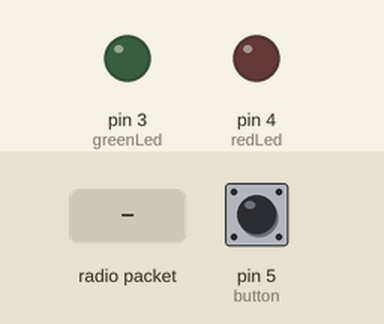
This sketch was run on a simulated Arduino Leonardo, built with avr-gcc and run on an emulated ATmega32U4. Parts: output pins drawn as LEDs (lit = HIGH). The inputs (shaded band) are chosen by the test bench; at power-on: pin 5 (button) LOW. No radio packets arrive unless stated.

Above: at 1.2 s.
1.3 s: pin 5 (button) pulled HIGH for 1 s
At 1.9 s:
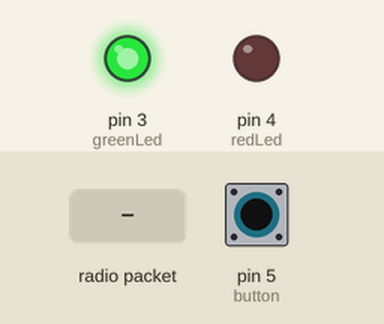
4.3 s: radio packet "1" arrives
At 4.41 s:
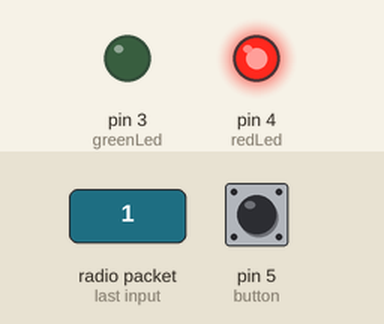
6.0 s: pin 5 (button) pulled HIGH for 3.2 s
At 9.6 s:
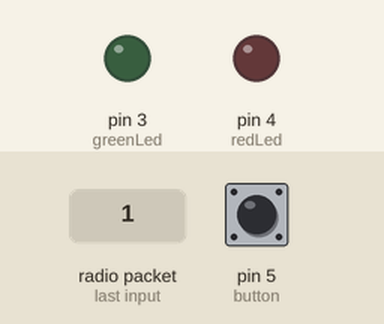
Timing chart, 0 to 11.1 s (numbered marks = the images above; inputs shaded):
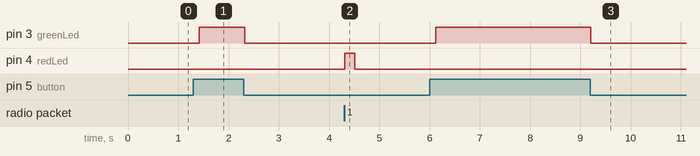

The sketch:

Green_light_for_sending_-_red_for_recieving.ino
```cpp
#include <RH_NRF24.h>

// Singleton instance of the radio driver
RH_NRF24 nrf24;

int greenLed = 3;
int redLed = 4;
int button = 5;

void setup()
{
  Serial.begin(9600);
  pinMode(greenLed, OUTPUT);
  pinMode(redLed, OUTPUT);
  pinMode(button, INPUT);
  while (!Serial)
    ; // wait for serial port to connect. Needed for Leonardo only
  if (!nrf24.init())
    Serial.println("init failed");
  // Defaults after init are 2.402 GHz (channel 2), 2Mbps, 0dBm
  if (!nrf24.setChannel(1))
    Serial.println("setChannel failed");
  if (!nrf24.setRF(RH_NRF24::DataRate2Mbps, RH_NRF24::TransmitPower0dBm))
    Serial.println("setRF failed");
}

void loop()
{
  if (digitalRead(button)) {
    //button is pressed, message should be sent, turn the green LED on
    digitalWrite(greenLed, HIGH);

   // Send a message
    uint8_t data[] = "Aloha";
    nrf24.send(data, sizeof(data));
    nrf24.waitPacketSent();
    digitalWrite(greenLed, LOW);
  } else {
    // Wait for a message
    uint8_t buf[RH_NRF24_MAX_MESSAGE_LEN];
    uint8_t len = sizeof(buf);
    while (nrf24.waitAvailableTimeout(200) && nrf24.recv(buf, &len))
    {
        //something was received, turn the right LED on
        digitalWrite(redLed, HIGH);
    }
    digitalWrite(redLed, LOW);
  }
}
```

Measured:
- after the input at 1.3 s, pin 3 (greenLed): LOW → HIGH after 0.12 s, → LOW 0.91 s later
- after the input at 4.3 s, pin 4 (redLed): LOW → HIGH at once, → LOW 0.20 s later
- after the input at 6.0 s, pin 3 (greenLed): LOW → HIGH after 0.12 s, → LOW 3.1 s later
